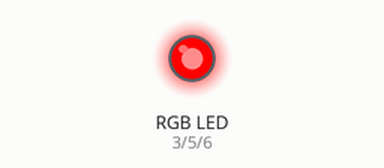
This sketch was run on a simulated Arduino Uno, built with avr-gcc and run on an emulated ATmega328P. Parts: an RGB LED mixed from three pins (HIGH = lit). Dim RGB values are drawn brighter than linear.

Above: at 1.3 s.
At 3.7 s:
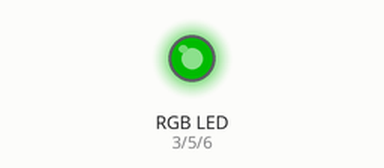
At 6.2 s:
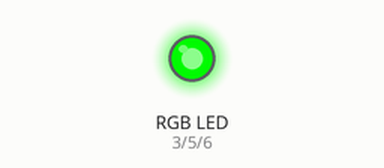
At 11.2 s:
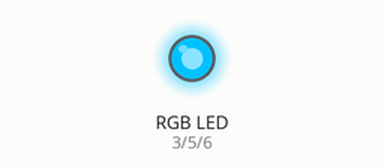
At 16.1 s:
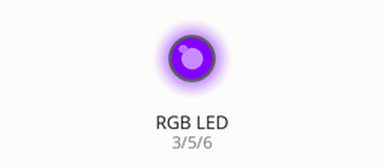
At 21.1 s:
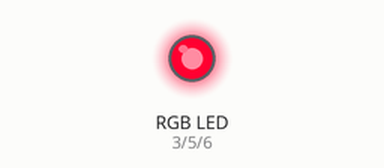
Timing chart, 0 to 28.0 s (numbered marks = the images above):
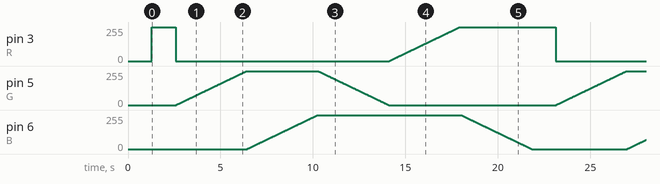

The sketch:

RGB.ino
```cpp
#define R 3
#define G 5
#define B 6
void setup(){
  pinMode(R, OUTPUT);
  pinMode(G, OUTPUT);
  pinMode(B, OUTPUT);
  for(short int i=0;i<=255;i++)
  {
    analogWrite(R, i);
    delay(5);
  }
  delay(15);
}
short int RED=0, GREEN=0, BLUE=0;
void loop(){
  for(short int i=255;i>=0;i--)
  {
    analogWrite(R, i);
    delay(5);
  }
  for(short int i=0;i<=255;i++)
  {
    analogWrite(G, i);
    delay(15);
  }
  for(short int i=0;i<=255;i++)
  {
    analogWrite(B, i);
    delay(15);
  }
  for(short int i=255;i>=0;i--)
  {
    analogWrite(G, i);
    delay(15);
  }
  for(short int i=0;i<=255;i++)
  {
    analogWrite(R, i);
    delay(15);
  }
  delay(50);
  for(short int i=255;i>=0;i--)
  {
    analogWrite(B, i);
    delay(15);
  }
}
```

Measured:
- by itself, pin 3 (R): ramps from 0/255 to 255/255 and jumps back, once every 20.5 s
